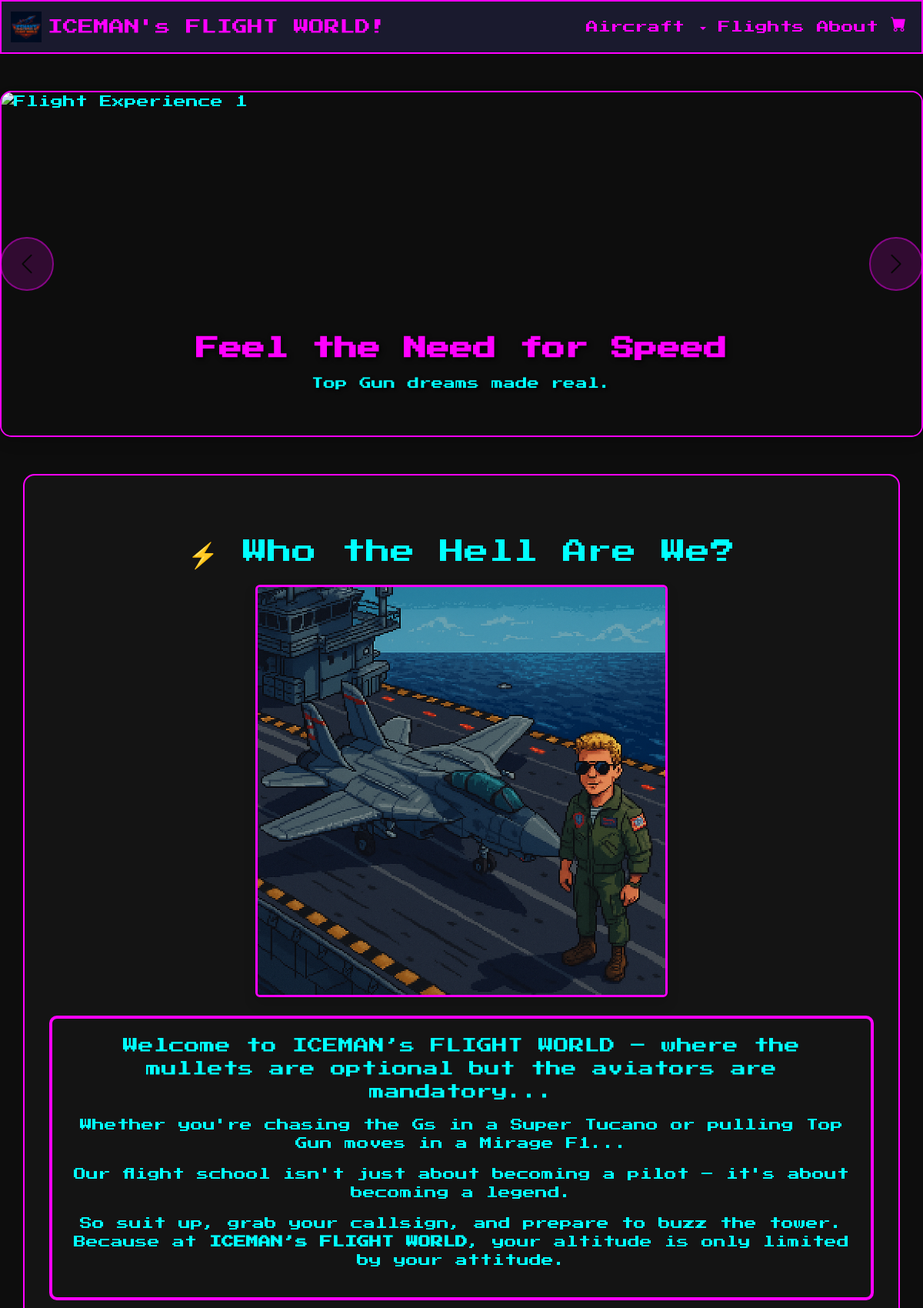
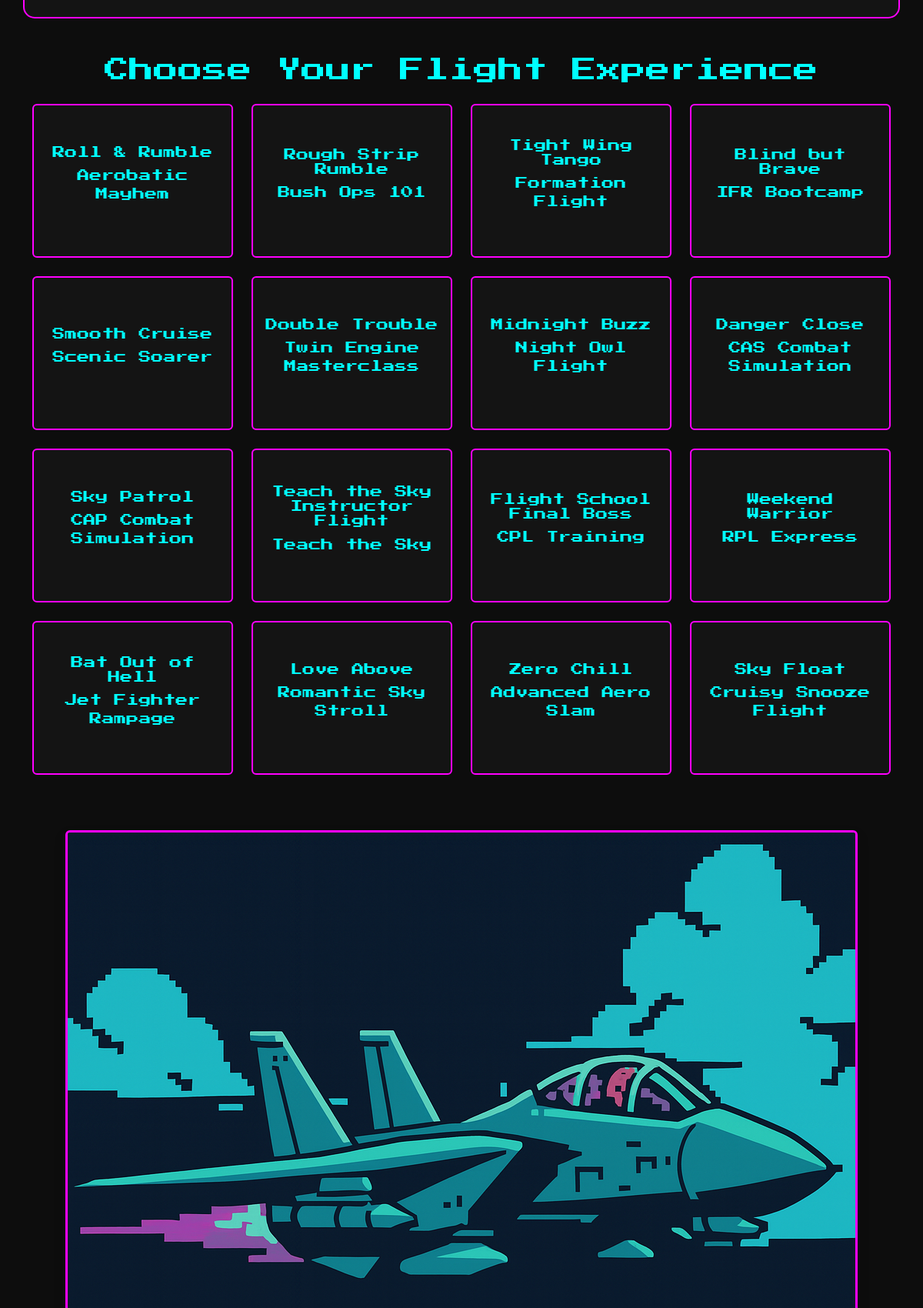
The page / (upper part) on the database its author committed (2 pictures, top to bottom).
### models.py (models this page shows)
class Flight(db.Model):
    id = db.Column(db.Integer, primary_key=True)
    slug = db.Column(db.String(100), unique=True)
    name = db.Column(db.String(100))
    tagline = db.Column(db.String(100))
    price = db.Column(db.Float)
    image = db.Column(db.String(100))
    short_description = db.Column(db.Text)
    long_description = db.Column(db.Text)
    available_aircraft = db.Column(db.Text)
    availability = db.Column(db.String(200))
    aircraft = db.relationship('Aircraft', secondary=flight_aircraft, back_populates='flights')

### app.py (the view)
@app.route('/')
def home():
    flights = Flight.query.all()
    return render_template('index.html', flights=flights)

### app.py (called while the page is built)
@app.context_processor
def inject_aircraft_list():
    return dict(aircraft_list=Aircraft.query.order_by(Aircraft.name).all())

### templates/index.html (shortened to what this page needs)
{% extends "base.html" %}
{% block content %}
<div class="carousel-wrapper mt-4 rounded-4 shadow">
  <div class="carousel slide" data-bs-ride="carousel" id="mainCarousel">
    <div class="carousel-inner ratio" style="--bs-aspect-ratio: 66.67%;">
      <div class="carousel-item active">
        <img alt="Flight Experience 1" class="d-block w-100"
          src="{{ url_for('static', filename='images/carousel001.png') }}" />
        <div class="carousel-caption d-none d-md-block">
          <h2 class="carousel-heading">Feel the Need for Speed</h2>
          <p class="carousel-subheading">Top Gun dreams made real.</p>
        </div>
      </div>
    </div>
    <button class="carousel-control-prev custom-carousel-btn" type="button" data-bs-target="#mainCarousel"
      data-bs-slide="prev">
      <span class="carousel-control-prev-icon"></span>
    </button>
    <button class="carousel-control-next custom-carousel-btn" type="button" data-bs-target="#mainCarousel"
      data-bs-slide="next">
      <span class="carousel-control-next-icon"></span>
    </button>
  </div>
</div>
<section class="who-we-are container my-5">
  <h2 class="text-center mb-4">⚡ Who the Hell Are We?</h2>
  <div class="text-center mb-4">
    <img src="{{ url_for('static', filename='images/iceman.png') }}" alt="ICEMAN" class="img-fluid rounded shadow"
      style="max-width: 50%; height: auto; border: 3px solid #ff00ff;">
  </div>
  <div class="pink-border-block">
    <p class="lead text-center">
      Welcome to ICEMAN’s FLIGHT WORLD – where the mullets are optional but the aviators are mandatory...
    </p>
    <p class="text-center">
      Whether you're chasing the Gs in a Super Tucano or pulling Top Gun moves in a Mirage F1...
    </p>
    <p class="text-center">
      Our flight school isn't just about becoming a pilot – it's about becoming a legend.
    </p>
    <p class="text-center">
      So suit up, grab your callsign, and prepare to buzz the tower. Because at
      <strong>ICEMAN’s FLIGHT WORLD</strong>, your altitude is only limited by your attitude.
    </p>
  </div>
</section>
<section class="container mt-5">
  <h2 class="text-center mb-4">Choose Your Flight Experience</h2>
  <div class="row flight-grid">
    {% for flight in flights %}
    <div class="col-md-3 mb-4">
      <a href="{{ url_for('flight_detail', slug=flight.slug) }}" class="text-decoration-none text-dark">
        <div class="card p-3 text-center">
          <h6>{{ flight.name }}</h6>
          <p>{{ flight.tagline }}</p>
        </div>
      </a>
    </div>
    {% endfor %}
  </div>
</section>
<section class="container text-center my-5">
  <a href="https://www.youtube.com/watch?v=siwpn14IE7E" target="_blank" class="eagletown-link">
    <img src="{{ url_for('static', filename='images/eagletown.png') }}" alt="Eagle Town"
      class="img-fluid rounded shadow eagletown-hover"
      style="max-width: 100%; height: auto; border: 3px solid #ff00ff;">
  </a>
</section>
{% endblock %}

### static/css/styles.css (style rules this page uses)
body { font-family: 'Press Start 2P', cursive; background-color: #0d0d0d; color: #00ffff; }
.carousel { margin-top: 3rem; margin-bottom: 2rem; }
.carousel-inner { width: 100%; height: 100%; max-height: 450px; overflow: hidden; border: 2px solid #ff00ff; border-radius: 15px; }
.carousel-item { background-color: #0d0d0d; height: 100%; }
.carousel-item img { width: 100%; height: 100%; object-fit: cover; object-position: center; }
.carousel-caption { text-align: center; }
.carousel-heading { font-size: 2.5vw; font-weight: bold; color: #ff00ff; text-shadow: 2px 2px 6px #000; margin-bottom: 1rem; }
.carousel-subheading { font-size: 1.3vw; color: #00ffff; text-shadow: 2px 2px 4px #000; }
.custom-carousel-btn { width: 70px; height: 70px; background-color: rgba(255, 0, 255, 0.3); border-radius: 50%; border: 2px solid #ff00ff; transition: background-color 0.3s ease, transform 0.3s ease; }
.carousel-control-prev-icon, .carousel-control-next-icon { filter: invert(100%) sepia(100%) saturate(0%) hue-rotate(180deg) brightness(150%); width: 30px; height: 30px; }
.carousel-control-prev, .carousel-control-next { top: 50%; transform: translateY(-50%); bottom: auto; }
.card { background-color: #141414; border: 2px solid #ff00ff; color: #00ffff; }
.flight-grid .card { cursor: pointer; transition: transform 0.3s; }
section h2 { margin-top: 3rem; }
.who-we-are { background-color: #141414; color: #00ffff; padding: 2rem; border: 2px solid #ff00ff; border-radius: 15px; }
.flight-grid .col-md-3 { display: flex; flex-direction: column; width: 100%; max-width: 25%; flex: 0 0 25%; }
.flight-grid .card { height: 100%; min-height: 200px; display: flex; flex-direction: column; justify-content: center; }
.pink-border-block { border: 4px solid #ff00ff; padding: 20px; border-radius: 10px; }
.eagletown-hover { transition: transform 0.3s ease, box-shadow 0.3s ease; }

### rows shown on the page
Flight: name "Roll & Rumble", tagline "Aerobatic Mayhem"
Flight: name "Rough Strip Rumble", tagline "Bush Ops 101"
Flight: name "Tight Wing Tango", tagline "Formation Flight"
Flight: name "Blind but Brave", tagline "IFR Bootcamp"
Flight: name "Smooth Cruise", tagline "Scenic Soarer"
Flight: name "Double Trouble", tagline "Twin Engine Masterclass"
Flight: name "Midnight Buzz", tagline "Night Owl Flight"
Flight: name "Danger Close", tagline "CAS Combat Simulation"
Flight: name "Sky Patrol", tagline "CAP Combat Simulation"
Flight: name "Teach the Sky Instructor Flight", tagline "Teach the Sky"
Flight: name "Flight School Final Boss", tagline "CPL Training"
Flight: name "Weekend Warrior", tagline "RPL Express"
Flight: name "Bat Out of Hell", tagline "Jet Fighter Rampage"
Flight: name "Love Above", tagline "Romantic Sky Stroll"
Flight: name "Zero Chill", tagline "Advanced Aero Slam"
Flight: name "Sky Float", tagline "Cruisy Snooze Flight"
